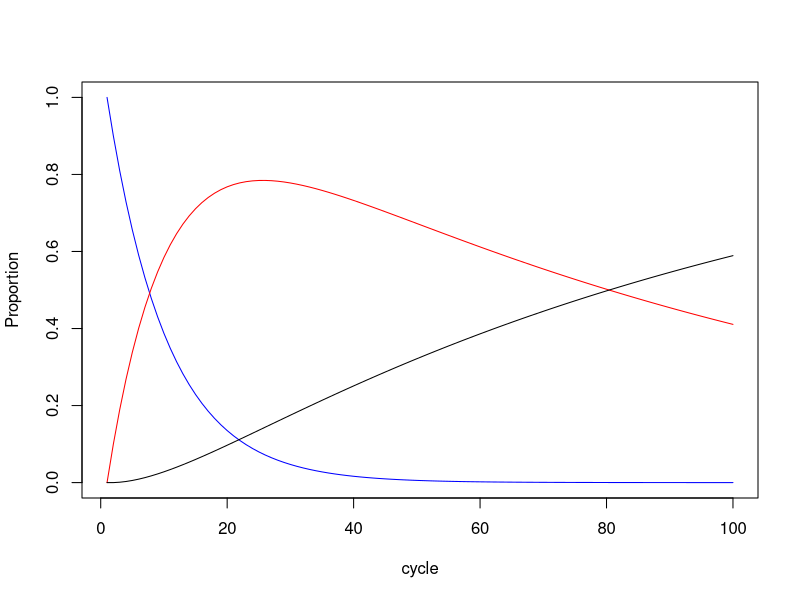

R code for this plot:
# Eric the erroneous economist...
rm(list = ls())

# number of cycles
n_cycles <- 100

# discount rate
dr <- 0.035
v_dw <- 1 / (1 + dr) ^ (0:(n_cycles-1))

# vector of health state names
v_hs_names <- c("H", "S", "D")

# vector of health state costs
v_hs_cost <- c("H" = 10, "S" = 1000, "D" = 0)

# vector of health state utilities
v_hs_utils <- c("H" = 0.9, "S" = 0.6, "D" = "0")

# discount rate


# state transition matrix
m_P <- matrix(data = c(0.9, 0.10, 0.00, 
                       0.0, 0.99, 0.01, 
                       0.0, 0.00, 1.00),
              nrow = 3,
              ncol = 3,
              byrow = T,
              dimnames = list(v_hs_names, v_hs_names))

# markov trace with 100 cycles
m_TR <- matrix(data = NA, nrow = n_cycles, ncol = length(v_hs_names))

# initialise with 100% healthy in the first period
m_TR[1, ] <- c("H" = 1, "S" = 0, "D" = 0)

# loop through periods 2 to 100
for(t in 2:n_cycles) {
  # multiply the row of the markov trace by the transition probability matrix
  m_TR[t,] <- m_TR[t - 1,] %*% m_P 
  
}

# simple plot to check...
plot(m_TR[,1], type = "l", col = "blue", ylab = "Proportion", xlab = "cycle")
lines(m_TR[,2], col = "red")
lines(m_TR[,3], col = "black")

# calculate total utility, cost and discounted utility and cost.
utility   <-  sum(m_TR %*% as.numeric(v_hs_utils))
cost      <-  sum(m_TR %*% v_hs_cost)
d_utility <-  as.numeric(t(v_dw) %*% m_TR %*% as.numeric(v_hs_utils))
d_cost    <-  as.numeric(t(v_dw) %*% m_TR %*% v_hs_cost)


